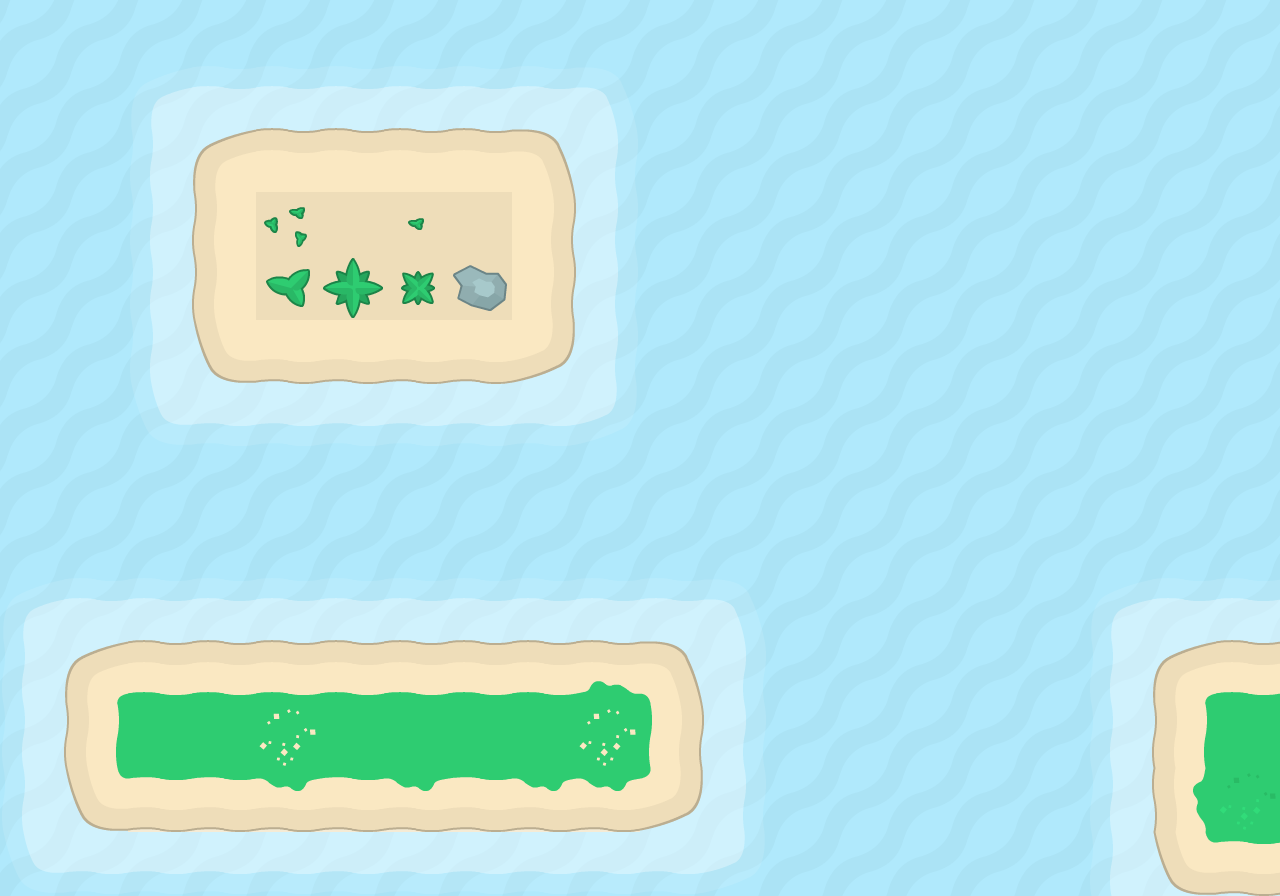

A 2D game scene composited from a Tiled map and its tileset images. What follows is a short description and the map's XML, with each tile layer's data collapsed to a summary:
An orthogonal 20x14 tile map with 64x64 px tiles, 5 tile layers (SailPath, Water, Shoal, Land, ...).

<map version="1.2" tiledversion="1.3.1" orientation="orthogonal" renderorder="right-down" compressionlevel="0" width="20" height="14" tilewidth="64" tileheight="64" infinite="0" nextlayerid="10" nextobjectid="1">
 <editorsettings>
  <export target="mapOutput.tmx" format="tmx" />
 </editorsettings>
 <tileset firstgid="1" source="tiles_sheet.tsx" />
 <layer id="9" name="SailPath" width="20" height="14">
  <data>[280 cells, 280 non-empty, 2 distinct tile ids]</data>
 </layer>
 <layer id="6" name="Water" width="20" height="14">
  <data>[280 cells, 254 non-empty, 1 distinct tile ids]</data>
 </layer>
 <layer id="5" name="Shoal" width="20" height="14">
  <data>[280 cells, 105 non-empty, 9 distinct tile ids]</data>
 </layer>
 <layer id="7" name="Land" width="20" height="14">
  <data>[280 cells, 62 non-empty, 23 distinct tile ids]</data>
 </layer>
 <layer id="8" name="Decorate" width="20" height="14">
  <data>[280 cells, 6 non-empty, 6 distinct tile ids]</data>
 </layer>
</map>
